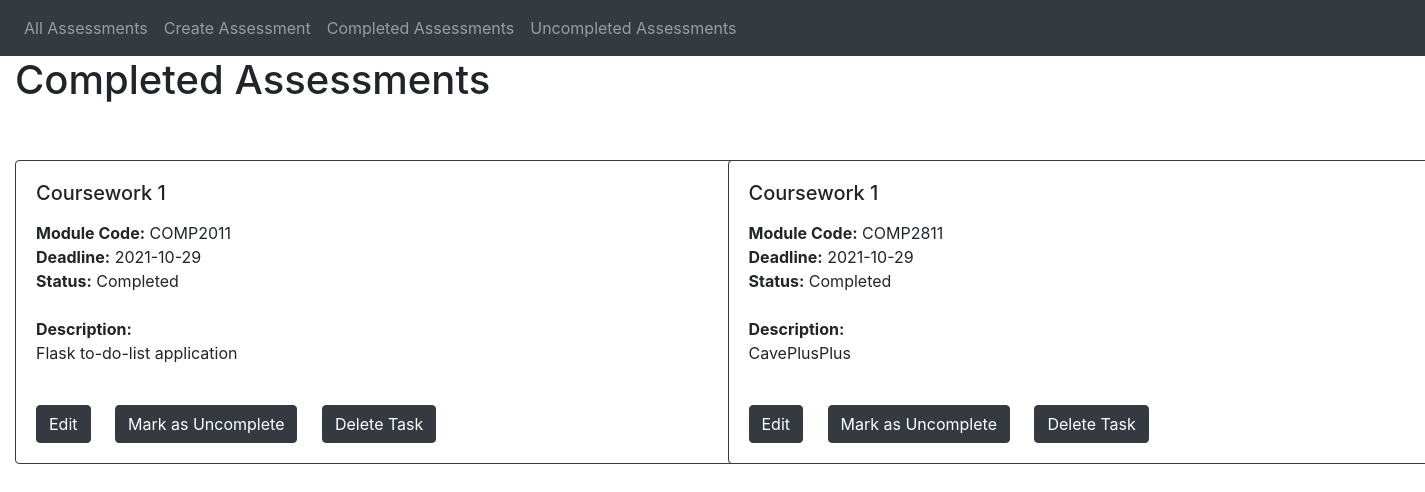
Page /complete on the committed database.
### app/models.py (models this page shows)
class Assessment(db.Model):
  id = db.Column(db.Integer, primary_key=True)
  title = db.Column(db.String(100))
  code = db.Column(db.String(10))
  deadline = db.Column(db.Date())
  description = db.Column(db.String(500))
  status = db.Column(db.Boolean())

### app/views.py (the view)
@app.route('/complete', methods=['GET', 'POST'])
def complete():
	completed_description = comp_description
	tasks = models.Assessment.query.filter_by(status=1).order_by(models.Assessment.id).all()
	if len(tasks) > 0 :
		completed_description = ''
	return render_template(home_template,title=completed_title,description=completed_description,tasks=tasks)

### app/templates/home.html
{% extends "base.html" %}
{% block content %}
<div class="row">
{% for task in tasks %}
<div class="col-sm-6">
  <br>
  <div class="card border-dark mb-3 cardstyle">
    <div class="card-body">
      <h5 class="card-title"> {{ task.title }} </h5>
      <p class="card-text">
        <div><strong>Module Code:</strong> {{ task.code }}</div>
        <div><strong>Deadline:</strong> {{ task.deadline }}</div>
        <div>
          <strong>Status:</strong>
          {% if task.status == 0 %}
            Uncompleted
          {% else %}
            Completed
          {% endif %}
        </div>
        <br>
        <div><strong>Description:</strong></div>
        <div> {{ task.description }} </div>
      </p>
      <br>
      <a href="/edit/{{ task.id }}" class="btn btn-dark card-link">Edit</a>
      {% if task.status == 0 %}
        <a href="/mark/{{ task.id }}" class="btn btn-dark card-link">Mark as Complete</a>
      {% else %}
        <a href="/unmark/{{ task.id }}" class="btn btn-dark card-link">Mark as Uncomplete</a>
      {% endif %}
      <a href="/delete/{{ task.id }}" class="btn btn-dark card-link">Delete Task</a>
      <br>
    </div>
  </div>
</div>
{% endfor %}
</div>
{% endblock %}

### app/static/style.css (style rules this page uses)
body { padding-bottom: 100px; }
.cardstyle { width: 100vmin; }

### rows in the picture
Assessment: title "Coursework 1", code "COMP2011", deadline "2021-10-29", status "Completed", description "Flask to-do-list application"
Assessment: title "Coursework 1", code "COMP2811", deadline "2021-10-29", status "Completed", description "CavePlusPlus"

### other values in the picture
{{ title }} "Completed Assessments"
